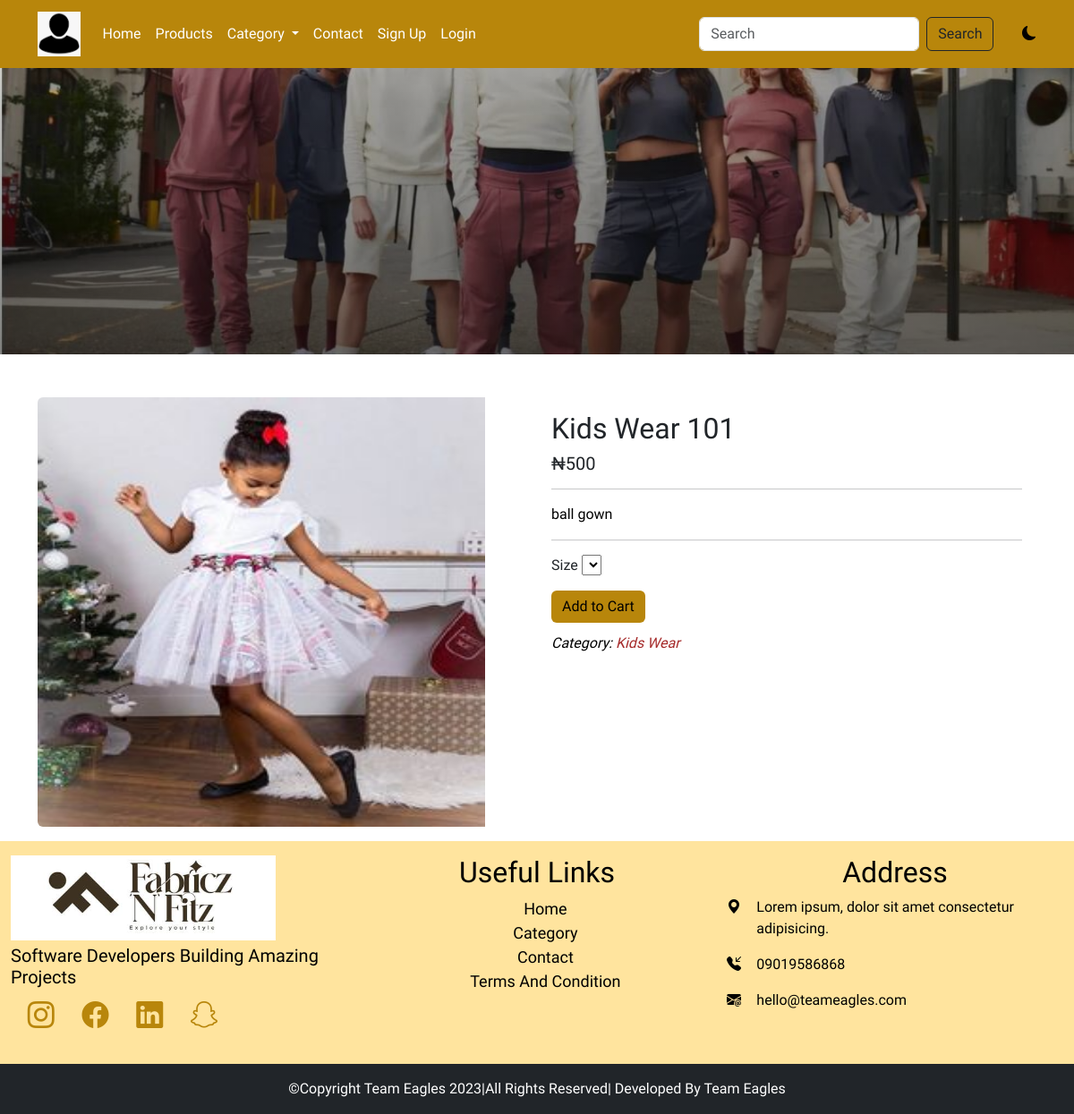
Screenshot of /detail/1/kids-wear-101 with the database file from the repository.
### main/models.py (models this page shows, shortened)
class AppInfo(models.Model):
    appname = models.CharField(max_length=50)
    logo = models.ImageField( upload_to='logo')
    banner = models.ImageField( upload_to='banner')
    carousel1 = models.ImageField( upload_to='carousel')
    carousel2 = models.ImageField( upload_to='carousel')
    carousel3 = models.ImageField( upload_to='carousel')

class Product(models.Model):
        type = models.ForeignKey(Category, on_delete=models.CASCADE)
        name = models.CharField(max_length=50)
        slug = models.SlugField(unique=True)
        img = models.ImageField(upload_to='product')
        price = models.IntegerField()
        description = models.TextField()
        size = models.CharField(max_length=50, blank=True, null=True)
        popular = models.BooleanField(default=False)
        featured = models.BooleanField(default=False)
        uploaded = models.DateTimeField(auto_now_add=True)

class Category(models.Model):
    name = models.CharField(max_length=50)
    catimg = models.ImageField(upload_to='catimg')
    slug = models.SlugField(unique=True)
    def __str__(self):
        return self.name

### main/views.py (the view)
# urls.py: path('detail/<str:id>/<slug:slug>', views.detail, name='detail'),
def detail(request, id, slug):
    fdet = Product.objects.get(pk=id)
    fsize = Size.objects.all()
    context = {
        'fdet':fdet,
        'fsize':fsize,
    }
    return render(request, 'detail.html', context)

### main/context_processor.py (called while the page is built)
def feature(request):
    info = AppInfo.objects.get(pk=1)
    categ = Category.objects.all()
    context = {
        'info' :info,
        'categ' :categ
    }
    return context

def cartcount(request):
    cart = Cart.objects.filter(user__username = request.user.username, paid=False)
    itemcount = 0
    for item in cart:
        itemcount += item.quantity
    context = {
        'itemcount':itemcount
    }
    return context

### main/templates/detail.html (shortened to what this page needs)
{% extends 'base.html' %}
{% block header %} {% include 'header.html' %} {% endblock header %}
{% block banner %} {% include 'banner.html' %} {% endblock banner %}
{% block content %}
        <div class="container">
          <div class="row det mt-5">
            <div class="card mb-3">
              <div class="row g-0">
                <div class="col-md-6">
                  <img src="{{fdet.img.url}}" class="img-fluid rounded-start" style="height: 60vh;" width="500px">
                </div>
                <div class="col-md-6">
                  <div class="card-body">
                    <h2 class="card-title text-capitalize">{{fdet.name}}</h2>
                    <h5 class="card-title">₦{{fdet.price}}</h5>
                    <hr>
                    <p class="card-text">{{fdet.description}}<hr>
                      <div class="mb-3">
                        <label for="">Size</label>
                        <select name="" id="">
                        </select>
                      </div>
                      <form action="{% url 'add_to_cart' %}" method="POST">
                        <a href="/cart.html"><button class="btn btn-warning"> Add to Cart</button></a>
                      </form>
                      <p class="detcat">Category: <span>{{fdet.type}}</span></p>
                  </div>
                </div>
              </div>
            </div>
          </div>
        </div>
{% endblock content %}
{% block footer %} {% include 'footer.html' %} {% endblock footer %}

### main/templates/base.html (shortened to what this page needs)
<!doctype html>
{% load static %}
<html lang="en">
  <head>
    <link href="https://cdn.jsdelivr.net/npm/bootstrap@5.3.0-alpha1/dist/css/bootstrap.min.css" rel="stylesheet">
    <link rel="stylesheet" href="https://cdn.jsdelivr.net/npm/bootstrap-icons@1.10.3/font/bootstrap-icons.css">
    <link rel="stylesheet" href="{% static '' %}Css/style.css">
  </head>
  <body>
    {% block header %}{% endblock header %}
    {% block banner %}{% endblock banner %}
    {% block content %}{% endblock content %}
    {% block footer %}{% endblock footer %}
  </body>
</html>

### main/templates/header.html (shortened to what this page needs)
<nav class="navbar navbar-expand-lg sticky-top">
    <div class="container">
      <a class="navbar-brand" href="#"><img src="{{info.logo.url}}" height="50px" alt=""></a>
      <div class="collapse navbar-collapse" id="navbarSupportedContent">
        <ul class="navbar-nav me-auto mb-2 mb-lg-0">
          {% if user.is_authenticated %}
          <li class="nav-item">
            <a class="nav-link" aria-current="page" href="{% url 'home' %}">Home</a>
          </li>
          <li class="nav-item">
            <a class="nav-link" href="{% url 'products' %}">Products</a>
          </li>
          <li class="nav-item dropdown">
            <a class="nav-link dropdown-toggle" href="#" role="button" data-bs-toggle="dropdown" aria-expanded="false">
              Category
            </a>
            <ul class="dropdown-menu">
              {% for item in categ %}
              <li><a class="dropdown-item" href="{% url 'category' item.id %}">{{item.name|title}}</a></li>
              {% endfor %}
            </ul>
          </li>
          <li class="nav-item">
            <a class="nav-link" href="{% url 'contact' %}">Contact</a>
          </li>
          <li class="nav-item">
            <a class="nav-link" href="{% url 'cart' %}">
              <div class="wrapper">
                <i class="bi bi-cart4"></i>
                <span class="badge">{{itemcount}}</span>
              </div>
            </a>
          </li>
                  <li class="nav-item dropdown">
            <a class="nav-link dropdown-toggle" href="#" role="button" data-bs-toggle="dropdown" aria-expanded="false">
              <img src="{{user.customer.pix.url}}" style="height: 20px;" alt=""><span>Hi {{user.username}} </span>
            </a>
            <ul class="dropdown-menu">
              <li><a class="dropdown-item" href="{% url 'profile' %}">Profile</a></li>
              <li><a class="dropdown-item" href="{% url 'signout' %}">Logout</a></li>
            </ul>
          </li>
          {% else %}
          <li class="nav-item">
            <a class="nav-link" aria-current="page" href="{% url 'home' %}">Home</a>
          </li>
          <li class="nav-item">
            <a class="nav-link" href="{% url 'products' %}">Products</a>
          </li>
          <li class="nav-item dropdown">
            <a class="nav-link dropdown-toggle" href="#" role="button" data-bs-toggle="dropdown" aria-expanded="false">
              Category
            </a>
          </li>
          <li class="nav-item">
            <a class="nav-link" href="{% url 'contact' %}">Contact</a>
          </li>
          <li class="nav-item">
            <a class="nav-link" href="{% url 'signup' %}">Sign Up</a>
          </li>
          <li class="nav-item">
            <a class="nav-link" href="{% url 'signin' %}">Login</a>
          </li>
          {% endif %}
        </ul>
        <form action="{% url 'search' %}" method="POST" class="d-flex" role="search">
          <input class="form-control me-2" name="item" type="search" placeholder="Search" aria-label="Search">
          <button type="submit" class="btn btn-outline-dark" type="submit">Search</button>
        </form>
        <div class="david">
          <i class="bi bi-moon-fill"></i>
       </div>
      </div>
    </div>
  </nav>

### main/templates/banner.html
<div class="banner">
</div>

### main/templates/footer.html
    <footer>
        <div class="container-fluid">
          <div class="row fitem pt-3 pb-3">
            <div class="col-6 col-lg-4">
              <img src="/img/logo.png" alt="">
              <h3>software developers building amazing projects</h3>
              <ul class="list-unstyled">
                <li class="list-inline-item"><i class="bi bi-instagram"></i></li>
                <li class="list-inline-item"><i class="bi bi-facebook"></i></li>
                <li class="list-inline-item"><i class="bi bi-linkedin"></i></li>
                <li class="list-inline-item"><i class="bi bi-snapchat"></i></li>
              </ul>
            </div>
            <div class="col-6 col-lg-4 flink">
              <h2 class="text-center text-capitalize">useful links</h2>
              <ul class="list-unstyled">
                <li><a href="/index.html">home</a></li>
                <li><a href="/category.html">category</a></li>
                <li><a href="/contact.html">contact</a></li>
                <li><a href="">terms and condition</a></li>
              </ul>
            </div>
            <div class="col-12 col-lg-4 fadd">
              <h2 class="text-center text-capitalize">address</h2>
              <div class="row">
                <div class="col-1 me">
                  <i class="bi bi-geo-alt-fill"></i>
                </div>
                <div class="col-11">
                  <p>Lorem ipsum, dolor sit amet consectetur adipisicing.</p>
                </div>
              </div>
              <div class="row">
                <div class="col-1">
                  <i class="bi bi-telephone-inbound-fill"></i>
                </div>
                <div class="col-11">
                  <p>09019586868</p>
                </div>
              </div>
              <div class="row">
                <div class="col-1">
                  <i class="bi bi-envelope-at-fill"></i>
                </div>
                <div class="col-11">
                  <p>hello@teameagles.com</p>
                </div>
              </div>
            </div>
          </div>
        </div>
        <div class="container-fluid">
          <div class="row bg-dark">
            <p class="text-white text-center text-capitalize pt-3">&copy;copyright team eagles 2023|all rights reserved| developed by team eagles</p>
          </div>
        </div>
      </footer>

### main/static/Css/style.css (style rules this page uses)
* { padding: 0%; margin: 0%; box-sizing: border-box; }
.navbar { background-color: darkgoldenrod; }
.navbar-nav a { color: white; }
.david { margin-left: 3%; cursor: pointer; }
:root { --bg:white; --icon:black; --text:black; }
body { background: var(--bg) !important; color: var(--text) !important; overflow-y: hidden; font-family: 'Rajdhani', sans-serif; }
footer { background-color: rgb(255, 228, 158); }
.fitem h3 { font-size: 20px; text-transform: capitalize; margin-top: 5px; }
.fitem ul i { font-size: 30px; color: darkgoldenrod; }
.fitem li { padding-left: 5%; }
.flink { text-align: center; }
.flink a { text-decoration: none; text-transform: capitalize; color: black; font-size: 18px; font-weight: 500; }
.banner { background: linear-gradient(rgba(0,0,0,0.2), rgba(0,0,0,0.5)), url(../img/banner.jpg); background-position: center; background-repeat: no-repeat; background-size: cover; height: 40vh; }
.det .card { border: none; }
.det .btn { background-color: darkgoldenrod; border: none; }
.det p { color: black; }
.det label { font-weight: 500; }
.detcat { font-weight: 500; padding-top: 2%; font-style: italic; text-transform: capitalize; }
.detcat span { color: brown; }

### rows the page displays
AppInfo: logo (placeholder picture)
Product: img (picture), name "Kids Wear 101", price "500", description "ball gown", type "Kids Wear"
